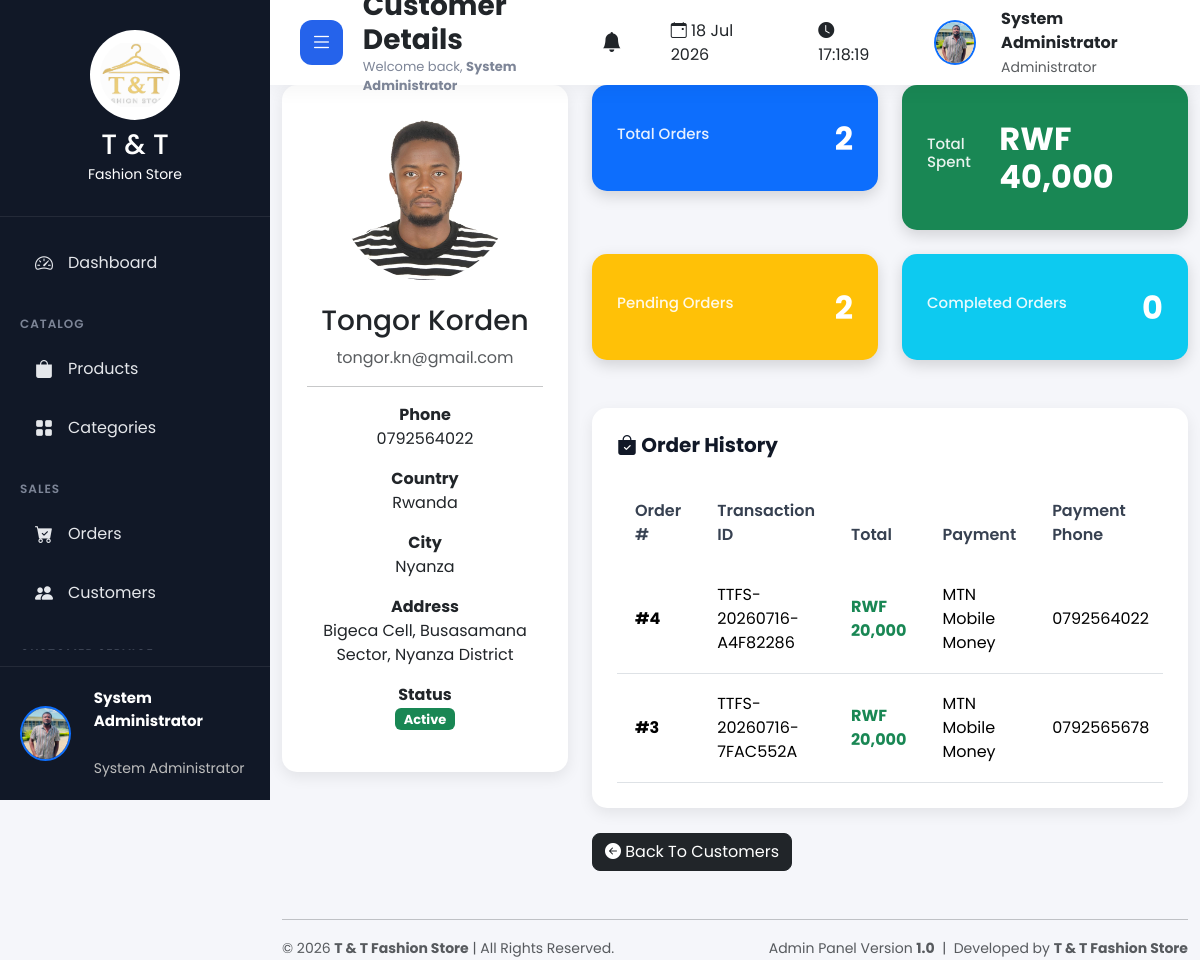
The app's page /admin/customers/view.php?id=2 (signed in) with its own data.
### tables this page shows
CREATE TABLE `settings` (
  `id` int(11) NOT NULL,
  `store_name` varchar(150) DEFAULT NULL,
  `phone` varchar(50) DEFAULT NULL,
  `email` varchar(150) DEFAULT NULL,
  `address` text DEFAULT NULL,
  `logo` varchar(255) DEFAULT NULL,
  `website` varchar(255) DEFAULT NULL,
  `currency` varchar(20) DEFAULT 'RWF',
  `tax` decimal(5,2) DEFAULT 0.00,
  `shipping_fee` decimal(10,2) DEFAULT 0.00,
  `footer_text` text DEFAULT NULL,
  `facebook` varchar(255) DEFAULT NULL,
  `instagram` varchar(255) DEFAULT NULL,
  `twitter` varchar(255) DEFAULT NULL,
  `created_at` timestamp NOT NULL DEFAULT current_timestamp(),
  `updated_at` timestamp NOT NULL DEFAULT current_timestamp() ON UPDATE current_timestamp()
);

CREATE TABLE `customers` (
  `id` int(11) NOT NULL,
  `fullname` varchar(150) DEFAULT NULL,
  `email` varchar(150) DEFAULT NULL,
  `phone` varchar(30) DEFAULT NULL,
  `password` varchar(255) DEFAULT NULL,
  `address` text DEFAULT NULL,
  `city` varchar(100) DEFAULT NULL,
  `country` varchar(100) DEFAULT NULL,
  `photo` varchar(255) DEFAULT NULL,
  `status` enum('Active','Inactive') NOT NULL DEFAULT 'Active',
  `last_login` datetime DEFAULT NULL,
  `created_at` timestamp NOT NULL DEFAULT current_timestamp()
);

CREATE TABLE `orders` (
  `id` int(11) NOT NULL,
  `customer_id` int(11) DEFAULT NULL,
  `transaction_id` varchar(30) NOT NULL,
  `total` decimal(10,2) DEFAULT NULL,
  `payment_method` varchar(50) DEFAULT NULL,
  `payment_phone` varchar(20) DEFAULT NULL,
  `payment_status` varchar(50) DEFAULT NULL,
  `order_status` varchar(50) DEFAULT NULL,
  `created_at` timestamp NOT NULL DEFAULT current_timestamp()
);

### admin/customers/view.php (the view, shortened to what this page needs)
<?php
include("../../config/db.php");
$customer_id = (int) $_GET['id'];
$customerQuery = mysqli_query($conn, "
SELECT *
FROM customers
WHERE id = '$customer_id'
LIMIT 1
");
$customer = mysqli_fetch_assoc($customerQuery);
$totalOrders = mysqli_fetch_assoc(mysqli_query($conn,"
SELECT COUNT(*) total
FROM orders
WHERE customer_id='$customer_id'
"))['total'];
$totalSpent = mysqli_fetch_assoc(mysqli_query($conn,"
SELECT IFNULL(SUM(total),0) total
FROM orders
WHERE customer_id='$customer_id'
"))['total'];
$pendingOrders = mysqli_fetch_assoc(mysqli_query($conn,"
SELECT COUNT(*) total
FROM orders
WHERE customer_id='$customer_id'
AND order_status='Pending'
"))['total'];
$completedOrders = mysqli_fetch_assoc(mysqli_query($conn,"
SELECT COUNT(*) total
FROM orders
WHERE customer_id='$customer_id'
AND order_status='Delivered'
"))['total'];
include("../includes/header.php");
include("../includes/sidebar.php");
include("../includes/topbar.php");
?>
<div class="container-fluid">
<div class="row">
<div class="col-lg-4">
<div class="content-card text-center">
<?php
$photo="../../assets/images/default-user.png";
if(!empty($customer['photo'])){
    $photo="../../assets/images/customers/".$customer['photo'];
}
?>
<img
src="<?php echo $photo; ?>"
style="width:170px;
height:170px;
border-radius:50%;
object-fit:cover;">
<h3 class="mt-4">
<?php echo htmlspecialchars($customer['fullname']); ?>
</h3>
<p class="text-muted">
<?php echo htmlspecialchars($customer['email']); ?>
</p>
<hr>
<p>
<strong>Phone</strong><br>
<?php echo htmlspecialchars($customer['phone']); ?>
</p>
<p>
<strong>Country</strong><br>
<?php echo htmlspecialchars($customer['country']); ?>
</p>
<p>
<strong>City</strong><br>
<?php echo htmlspecialchars($customer['city']); ?>
</p>
<p>
<strong>Address</strong><br>
<?php echo htmlspecialchars($customer['address']); ?>
</p>
<p>
<strong>Status</strong><br>
<?php
if($customer['status']=="Active"){
echo "<span class='badge bg-success'>Active</span>";
}else{
echo "<span class='badge bg-danger'>Inactive</span>";
}
?>
</p>
</div>
</div>
<div class="col-lg-8">
<div class="row">
<div class="col-md-6 mb-4">
<div class="dashboard-card bg-primary">
<h6>Total Orders</h6>
<h2>
<?php echo $totalOrders; ?>
</h2>
</div>
</div>
<div class="col-md-6 mb-4">
<div class="dashboard-card bg-success">
<h6>Total Spent</h6>
<h2>
RWF <?php echo number_format($totalSpent); ?>
</h2>
</div>
</div>
<div class="col-md-6 mb-4">
<div class="dashboard-card bg-warning">
<h6>Pending Orders</h6>
<h2>
<?php echo $pendingOrders; ?>
</h2>
</div>
</div>
<div class="col-md-6 mb-4">
<div class="dashboard-card bg-info">
<h6>Completed Orders</h6>
<h2>
<?php echo $completedOrders; ?>
</h2>
</div>
</div>
</div>
<div class="content-card mt-4">
<h4 class="mb-4">
<i class="bi bi-bag-check-fill"></i>
Order History
</h4>
<?php
$orderQuery=mysqli_query($conn,"
SELECT *
FROM orders
WHERE customer_id='$customer_id'
ORDER BY id DESC
");
if(mysqli_num_rows($orderQuery)>0){
?>
<div class="table-responsive">
<table class="table table-hover align-middle">
<thead>
<tr>
<th>Order #</th>
<th>Transaction ID</th>
<th>Total</th>
<th>Payment</th>
<th>Payment Phone</th>
</tr>
</thead>
<tbody>
<?php
while($order=mysqli_fetch_assoc($orderQuery)){
?>
<tr>
<td>
<strong>
#<?php echo $order['id']; ?>
</strong>
</td>
<td>
<?php echo htmlspecialchars($order['transaction_id']); ?>
</td>
<td>
<strong class="text-success">
RWF <?php echo number_format($order['total']); ?>
</strong>
</td>
<td>
<?php echo htmlspecialchars($order['payment_method']); ?>
</td>
<td>
<?php
echo !empty($order['payment_phone'])
? htmlspecialchars($order['payment_phone'])
: "-";
?>
</td>
</tr>
<?php
}
?>
</tbody>
</table>
</div>
<?php
}else{
?>
<div class="alert alert-warning">
This customer has not placed any orders yet.
</div>
<?php
}
?>
</div>
<div class="mt-4">
<a
href="index.php"
class="btn btn-dark">
<i class="bi bi-arrow-left-circle-fill"></i>
Back To Customers
</a>
</div>
</div>
</div>
</div>
<?php
include("../includes/footer.php");
?>

### admin/includes/sidebar.php (shortened to what this page needs)
<?php
$currentPage = basename($_SERVER['PHP_SELF']);
$settings = [];
$settingsQuery = mysqli_query($conn,"SELECT * FROM settings LIMIT 1");
if($settingsQuery && mysqli_num_rows($settingsQuery)>0){
    $settings = mysqli_fetch_assoc($settingsQuery);
}
$storeLogo = "logo.png";
if(!empty($settings['logo'])){
    $storeLogo = $settings['logo'];
}
$adminPhoto = "default.png";
if(isset($_SESSION['admin_photo']) && !empty($_SESSION['admin_photo'])){
    $adminPhoto = $_SESSION['admin_photo'];
}
?>
<div class="sidebar">
    <div class="sidebar-header text-center">
        <img
        src="<?php echo SITE_URL; ?>/assets/images/settings/<?php echo htmlspecialchars($storeLogo); ?>"
        alt="T & T Fashion Store"
        class="img-fluid mb-2"
        style="
        width:90px;
        height:90px;
        object-fit:contain;
        ">
        <h3 class="mb-0">
            <?php
            echo !empty($settings['store_name'])
            ? "T & T"
            : "T & T";
            ?>
        </h3>
        <small>
            Fashion Store
        </small>
    </div>
    <ul class="sidebar-menu">
        <li class="<?php echo ($currentPage=="dashboard.php") ? "active" : ""; ?>">
            <a href="<?php echo SITE_URL; ?>/admin/dashboard.php">
                <i class="bi bi-speedometer2"></i>
                <span>Dashboard</span>
            </a>
        </li>
        <li class="menu-title">
            Catalog
        </li>
        <li>
            <a href="<?php echo SITE_URL; ?>/admin/products/index.php">
                <i class="bi bi-bag-fill"></i>
                <span>Products</span>
            </a>
        </li>
        <li>
            <a href="<?php echo SITE_URL; ?>/admin/categories/index.php">
                <i class="bi bi-grid-fill"></i>
                <span>Categories</span>
            </a>
        </li>
        <li class="menu-title">
            Sales
        </li>
        <li>
            <a href="<?php echo SITE_URL; ?>/admin/orders/index.php">
                <i class="bi bi-cart-check-fill"></i>
                <span>Orders</span>
            </a>
        </li>
        <li>
            <a href="<?php echo SITE_URL; ?>/admin/customers/index.php">
                <i class="bi bi-people-fill"></i>
                <span>Customers</span>
            </a>
        </li>
        <li class="menu-title">
        </li>
    </ul>
    <div class="sidebar-footer d-flex align-items-center">
        <img
        src="<?php echo SITE_URL; ?>/assets/images/admins/<?php echo htmlspecialchars($adminPhoto); ?>"
        class="rounded-circle border border-2 border-primary"
        style="
        width:55px;
        height:55px;
        object-fit:cover;
        "
        alt="Administrator">
        <div class="ms-2">
            <strong>
                <?php
                echo isset($_SESSION['admin_name'])
                ? htmlspecialchars($_SESSION['admin_name'])
                : "Administrator";
                ?>
            </strong>
            <br>
            <small>
                System Administrator
            </small>
        </div>
    </div>
</div>

### assets/css/dashboard.css (style rules this page uses)
* { margin:0; padding:0; box-sizing:border-box; font-family:'Poppins',sans-serif; }
body { background:#f4f7fc; overflow-x:hidden; }
.sidebar { position:fixed; left:0; top:0; width:270px; height:100vh; background:#111827; color:#fff; display:flex; flex-direction:column; justify-content:space-between; transition:.3s; z-index:999; }
.sidebar-header { text-align:center; padding:30px 20px; border-bottom:1px solid rgba(255,255,255,.08); }
.sidebar-header img { width:90px; height:90px; border-radius:50%; background:white; padding:10px; margin-bottom:15px; }
.sidebar-menu { list-style:none; padding:20px; overflow-y:auto; }
.sidebar-menu li { margin-bottom:6px; }
.sidebar-menu li.menu-title { color:#7d8597; font-size:12px; text-transform:uppercase; letter-spacing:1px; margin-top:25px; margin-bottom:10px; font-weight:600; }
.sidebar-menu li a { display:flex; align-items:center; justify-content:space-between; color:#e5e7eb; text-decoration:none; padding:13px 15px; border-radius:12px; transition:.3s; }
.sidebar-menu li a span { flex:1; margin-left:15px; }
.sidebar-menu li a i { font-size:18px; }
.sidebar-footer { padding:20px; border-top:1px solid rgba(255,255,255,.08); display:flex; align-items:center; gap:15px; }
.sidebar-footer img { width:55px; height:55px; border-radius:50%; object-fit:cover; border:3px solid #2563eb; }
.sidebar-footer strong { display:block; font-size:15px; }
.sidebar-footer small { color:#bdbdbd; }
.dashboard-card { border-radius:18px; color:white; padding:28px; display:flex; justify-content:space-between; align-items:center; transition:.35s; box-shadow:0 15px 35px rgba(0,0,0,.08); }
.dashboard-card h2 { font-weight:700; margin-top:8px; }
.content-card { background:#ffffff; border-radius:20px; padding:25px; box-shadow:0 10px 25px rgba(0,0,0,.06); margin-bottom:30px; transition:.3s; }
.content-card h4 { font-size:20px; font-weight:700; margin-bottom:20px; color:#111827; }
.table { margin:0; }
.table thead { background:#f3f4f6; }
.table thead th { border:none; padding:18px; font-weight:600; color:#374151; }
.table tbody td { vertical-align:middle; padding:18px; }
.table tbody tr { transition:.3s; }
.btn-dark { border-radius:12px; }
.dashboard-card { animation:fadeUp .5s ease; }
.content-card { animation:fadeUp .6s ease; }

### admin/includes/header.php (style rules this page uses)
* { margin:0; padding:0; box-sizing:border-box; font-family:'Poppins',sans-serif; }
body { background:#f5f6fa; overflow-x:hidden; }
a { text-decoration:none; }
.content-card { background:#fff; padding:25px; border-radius:15px; box-shadow:0 5px 15px rgba(0,0,0,.08); margin-bottom:25px; }
.dashboard-card { color:#fff; padding:25px; border-radius:15px; box-shadow:0 5px 15px rgba(0,0,0,.15); }
.dashboard-card h6 { font-size:15px; opacity:.9; }
.dashboard-card h2 { margin-top:10px; font-weight:700; }
.badge { font-size:13px; }
.btn { border-radius:8px; }

### records on screen
settings: logo (picture)
customers: photo (picture), fullname "Tongor Korden", email "tongor.kn@gmail.com", phone "0792564022", country "Rwanda", city "Nyanza", address "Bigeca Cell, Busasamana Sector, Nyanza District"
orders: id "4", transaction "TTFS-20260716-A4F82286", total "20,000", payment_method "MTN Mobile Money", payment_phone "0792564022"
orders: id "3", transaction "TTFS-20260716-7FAC552A", total "20,000", payment_method "MTN Mobile Money", payment_phone "0792565678"

### other values on screen
$_SESSION['admin_name'] "System Administrator"
$totalOrders "2"
$totalSpent "40,000"
$pendingOrders "2"
$completedOrders "0"
